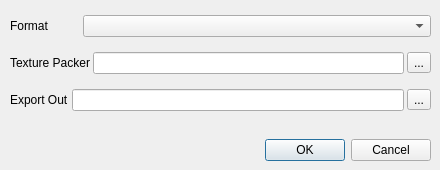
<?xml version="1.0" encoding="UTF-8"?>
<ui version="4.0">
 <class>ExportDialog</class>
 <widget class="QDialog" name="ExportDialog">
  <property name="geometry">
   <rect>
    <x>0</x>
    <y>0</y>
    <width>440</width>
    <height>170</height>
   </rect>
  </property>
  <property name="windowTitle">
   <string>Dialog</string>
  </property>
  <widget class="QDialogButtonBox" name="buttonBox">
   <property name="enabled">
    <bool>true</bool>
   </property>
   <property name="geometry">
    <rect>
     <x>100</x>
     <y>120</y>
     <width>331</width>
     <height>61</height>
    </rect>
   </property>
   <property name="orientation">
    <enum>Qt::Horizontal</enum>
   </property>
   <property name="standardButtons">
    <set>QDialogButtonBox::Cancel|QDialogButtonBox::Ok</set>
   </property>
  </widget>
  <widget class="QWidget" name="horizontalLayoutWidget">
   <property name="geometry">
    <rect>
     <x>10</x>
     <y>3</y>
     <width>421</width>
     <height>121</height>
    </rect>
   </property>
   <layout class="QHBoxLayout" name="horizontalLayout">
    <property name="spacing">
     <number>3</number>
    </property>
    <property name="sizeConstraint">
     <enum>QLayout::SetMinimumSize</enum>
    </property>
    <item>
     <layout class="QVBoxLayout" name="verticalLayout_3">
      <item>
       <layout class="QHBoxLayout" name="horizontalLayout_4">
        <property name="sizeConstraint">
         <enum>QLayout::SetNoConstraint</enum>
        </property>
        <item>
         <widget class="QLabel" name="label_5">
          <property name="sizePolicy">
           <sizepolicy hsizetype="Preferred" vsizetype="Preferred">
            <horstretch>40</horstretch>
            <verstretch>0</verstretch>
           </sizepolicy>
          </property>
          <property name="minimumSize">
           <size>
            <width>11</width>
            <height>0</height>
           </size>
          </property>
          <property name="text">
           <string>Format</string>
          </property>
         </widget>
        </item>
        <item>
         <widget class="QComboBox" name="comboBoxFormat">
          <property name="sizePolicy">
           <sizepolicy hsizetype="Preferred" vsizetype="Maximum">
            <horstretch>200</horstretch>
            <verstretch>0</verstretch>
           </sizepolicy>
          </property>
          <property name="frame">
           <bool>true</bool>
          </property>
         </widget>
        </item>
       </layout>
      </item>
      <item>
       <layout class="QHBoxLayout" name="horizontalLayout_3">
        <property name="sizeConstraint">
         <enum>QLayout::SetNoConstraint</enum>
        </property>
        <item>
         <widget class="QLabel" name="label_3">
          <property name="sizePolicy">
           <sizepolicy hsizetype="Maximum" vsizetype="Preferred">
            <horstretch>0</horstretch>
            <verstretch>0</verstretch>
           </sizepolicy>
          </property>
          <property name="text">
           <string>Texture Packer</string>
          </property>
         </widget>
        </item>
        <item>
         <widget class="QLineEdit" name="lineEditTexturePath">
          <property name="sizePolicy">
           <sizepolicy hsizetype="Preferred" vsizetype="Maximum">
            <horstretch>0</horstretch>
            <verstretch>0</verstretch>
           </sizepolicy>
          </property>
         </widget>
        </item>
        <item>
         <widget class="QToolButton" name="toolButtonTexturePath">
          <property name="sizePolicy">
           <sizepolicy hsizetype="Fixed" vsizetype="Fixed">
            <horstretch>0</horstretch>
            <verstretch>0</verstretch>
           </sizepolicy>
          </property>
          <property name="text">
           <string>...</string>
          </property>
         </widget>
        </item>
       </layout>
      </item>
      <item>
       <layout class="QHBoxLayout" name="horizontalLayout_2">
        <item>
         <widget class="QLabel" name="label_4">
          <property name="sizePolicy">
           <sizepolicy hsizetype="Maximum" vsizetype="Maximum">
            <horstretch>40</horstretch>
            <verstretch>0</verstretch>
           </sizepolicy>
          </property>
          <property name="text">
           <string>Export Out</string>
          </property>
         </widget>
        </item>
        <item>
         <widget class="QLineEdit" name="lineEditExportOut">
          <property name="sizePolicy">
           <sizepolicy hsizetype="Preferred" vsizetype="Maximum">
            <horstretch>30</horstretch>
            <verstretch>0</verstretch>
           </sizepolicy>
          </property>
         </widget>
        </item>
        <item>
         <widget class="QToolButton" name="toolButtonExportOut">
          <property name="sizePolicy">
           <sizepolicy hsizetype="Fixed" vsizetype="Fixed">
            <horstretch>0</horstretch>
            <verstretch>0</verstretch>
           </sizepolicy>
          </property>
          <property name="text">
           <string>...</string>
          </property>
         </widget>
        </item>
       </layout>
      </item>
     </layout>
    </item>
   </layout>
  </widget>
 </widget>
 <resources/>
 <connections>
  <connection>
   <sender>buttonBox</sender>
   <signal>accepted()</signal>
   <receiver>ExportDialog</receiver>
   <slot>accept()</slot>
   <hints>
    <hint type="sourcelabel">
     <x>248</x>
     <y>254</y>
    </hint>
    <hint type="destinationlabel">
     <x>157</x>
     <y>274</y>
    </hint>
   </hints>
  </connection>
  <connection>
   <sender>buttonBox</sender>
   <signal>rejected()</signal>
   <receiver>ExportDialog</receiver>
   <slot>reject()</slot>
   <hints>
    <hint type="sourcelabel">
     <x>316</x>
     <y>260</y>
    </hint>
    <hint type="destinationlabel">
     <x>286</x>
     <y>274</y>
    </hint>
   </hints>
  </connection>
 </connections>
</ui>
